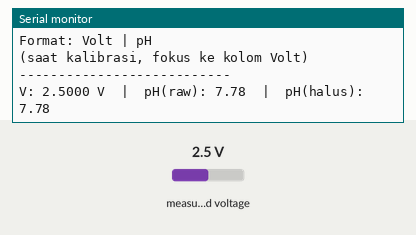
The sketch below on a simulated ESP32. On the bench: the last lines printed to the serial monitor. Inputs (shaded band) come from the test bench; at power-on: measured voltage 2.5 V.

Above: at 1.7 s.
1.8 s: measured voltage set to 0.1 V
At 2.7 s:
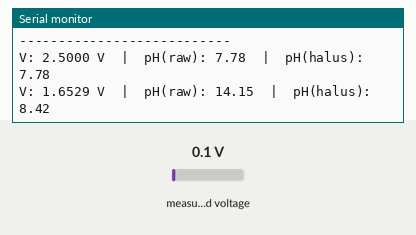
3.3 s: measured voltage set to 1.2 V
At 4.6 s:
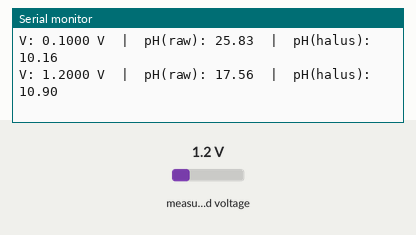
Timing chart, 0 to 6.3 s (numbered marks = the images above; inputs shaded):
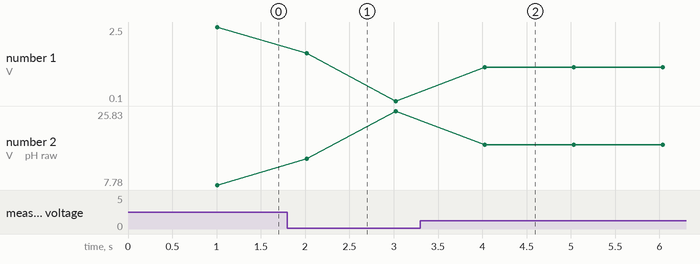

The sketch:

kalibrasi_ph.ino
```cpp
#include <Wire.h>
#include <Adafruit_ADS1X15.h>

Adafruit_ADS1115 ads;

#define I2C_SDA 8
#define I2C_SCL 9
#define ADS_ADDR 0x48

#define PH_CHANNEL 0

float PH_SLOPE  = -7.518;  // m
float PH_OFFSET = 26.579;  // b

const int NUM_SAMPLES = 31;
const float EMA_ALPHA = 0.1;
float phEMA = NAN;

void setup() {
  Serial.begin(115200);
  delay(500);

  Wire.begin(I2C_SDA, I2C_SCL);

  if (!ads.begin(ADS_ADDR)) {
    Serial.println("[ADS1115] TIDAK TERDETEKSI! Cek wiring I2C & alamat.");
    while (1) delay(100);
  }

  ads.setGain(GAIN_ONE);

  Serial.println("=== Baca pH via ADS1115 ===");
  Serial.println("Format: Volt | pH");
  Serial.println("(saat kalibrasi, fokus ke kolom Volt)");
  Serial.println("---------------------------");
}

float readVoltage() {
  float v[NUM_SAMPLES];
  for (int i = 0; i < NUM_SAMPLES; i++) {
    v[i] = ads.computeVolts(ads.readADC_SingleEnded(PH_CHANNEL));
    delay(8);
  }

  for (int i = 1; i < NUM_SAMPLES; i++) {
    float key = v[i];
    int j = i - 1;
    while (j >= 0 && v[j] > key) { v[j + 1] = v[j]; j--; }
    v[j + 1] = key;
  }

  int lo = NUM_SAMPLES / 4;
  int hi = NUM_SAMPLES - lo;
  float sum = 0;
  int   cnt = 0;
  for (int i = lo; i < hi; i++) { sum += v[i]; cnt++; }
  return sum / cnt;
}

void loop() {
  float voltage = readVoltage();
  float ph = PH_SLOPE * voltage + PH_OFFSET;

  if (isnan(phEMA)) phEMA = ph;
  else              phEMA = EMA_ALPHA * ph + (1.0 - EMA_ALPHA) * phEMA;
  Serial.printf("V: %.4f V  |  pH(raw): %.2f  |  pH(halus): %.2f\n",
                voltage, ph, phEMA);
  delay(500);
}
```

Measured:
- after the input at 1.8 s, the serial monitor: prints a new line after 0.22 s (image 1)
- after the input at 3.3 s, the serial monitor: prints a new line after 0.73 s (image 2)
- plotted number 1: 2.5 → 0.1 after the input at 1.8 s, 0.1 → 1.2 after the input at 3.3 s
- plotted number 2: 7.78 → 25.83 after the input at 1.8 s, 25.83 → 17.56 after the input at 3.3 s
